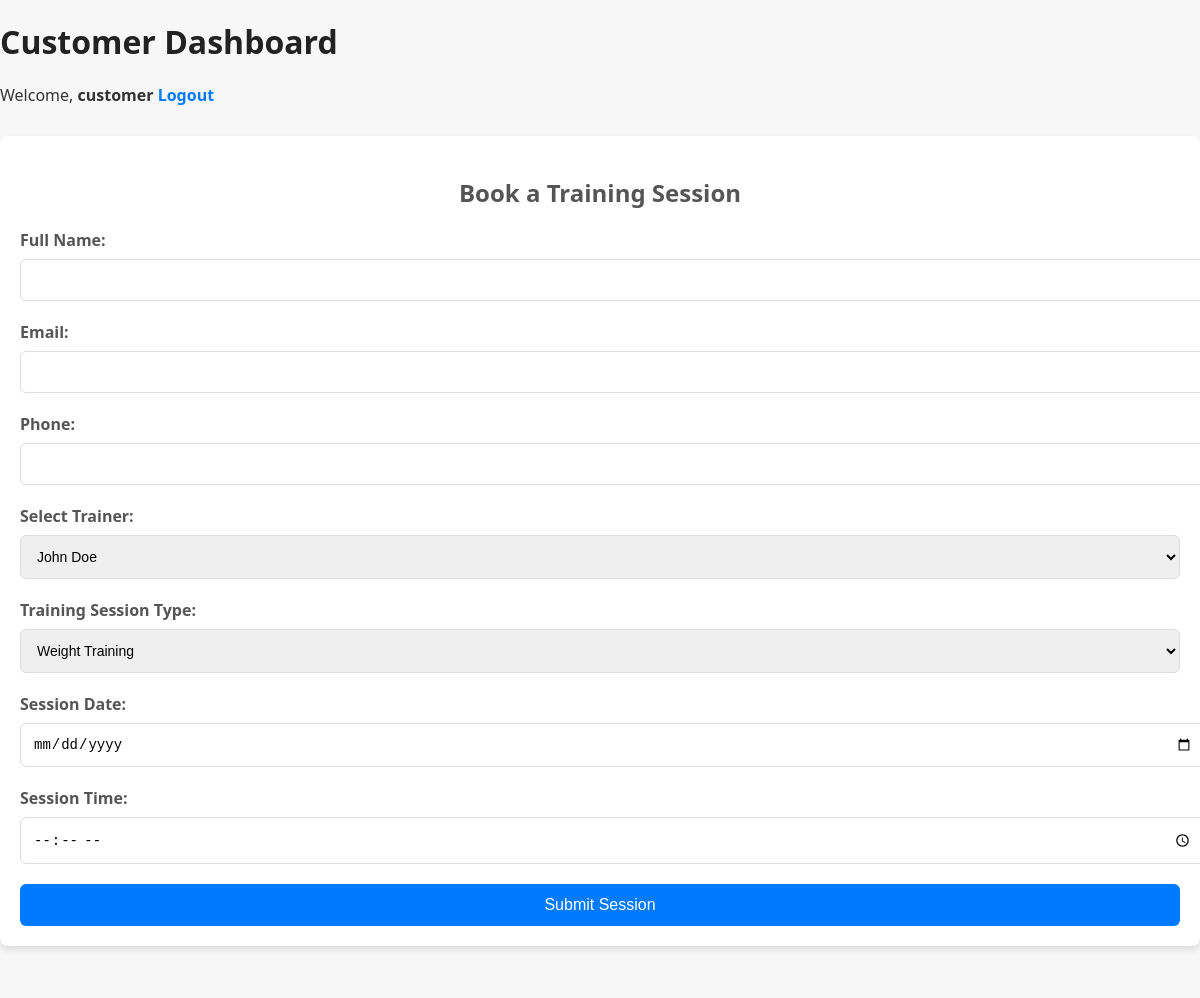
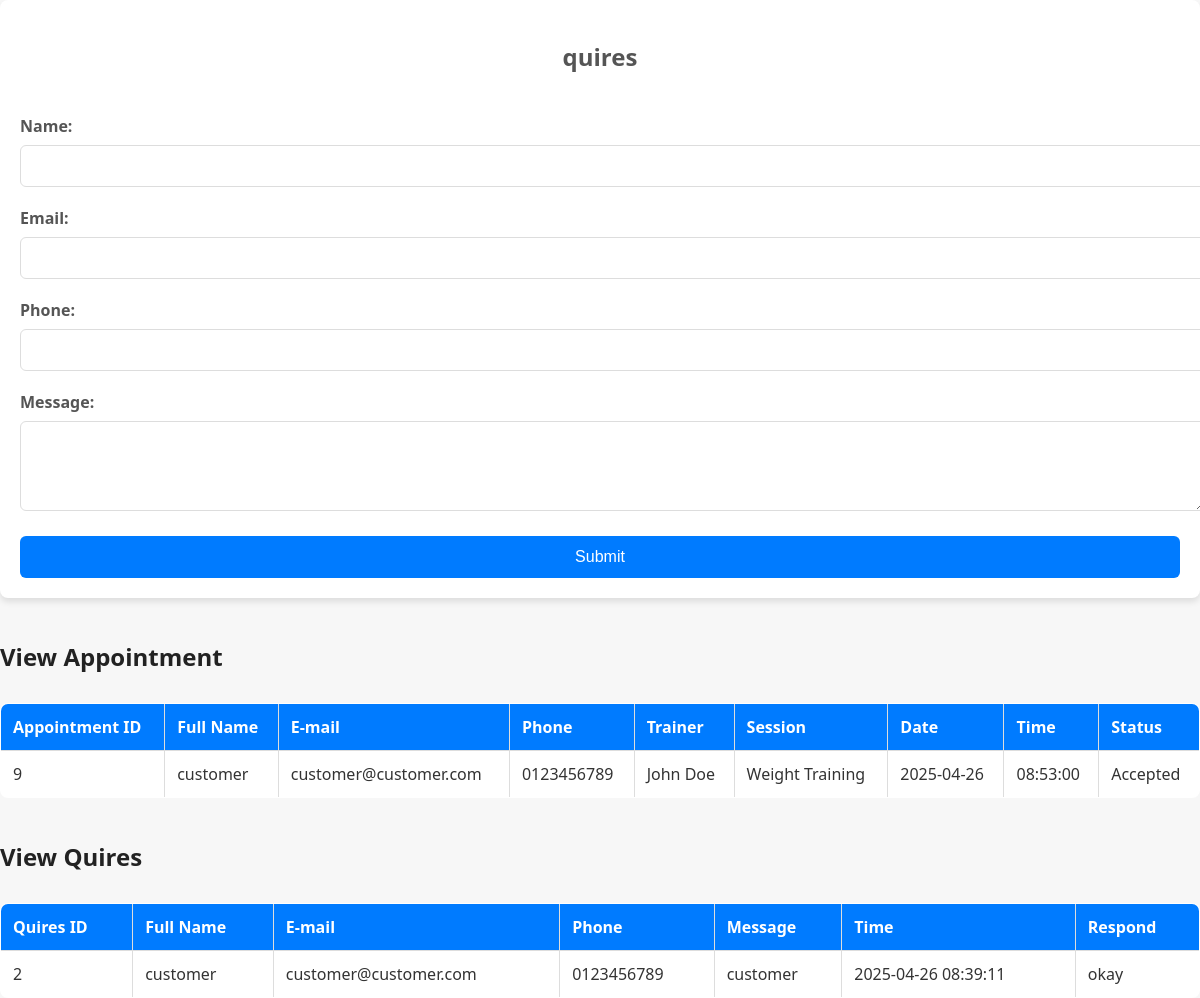
/Source/customerdashboard.php (signed in), run on the app's committed database (2 pictures, top to bottom).
### tables this page shows
CREATE TABLE `appointments` (
  `appointment_id` int(11) NOT NULL,
  `user_id` int(11) NOT NULL,
  `full_name` varchar(255) NOT NULL,
  `email` varchar(255) NOT NULL,
  `phone` varchar(20) NOT NULL,
  `trainer_id` varchar(255) NOT NULL,
  `session_type` varchar(255) NOT NULL,
  `appointment_date` date NOT NULL,
  `appointment_time` time NOT NULL,
  `status` enum('Pending','Accepted','Rejected') NOT NULL
);

CREATE TABLE `quires` (
  `quires_id` int(11) NOT NULL,
  `user_id` int(11) NOT NULL,
  `name` varchar(255) NOT NULL,
  `email` varchar(255) NOT NULL,
  `phone` varchar(255) NOT NULL,
  `message` text NOT NULL,
  `created_at` datetime NOT NULL DEFAULT current_timestamp(),
  `respond` text NOT NULL
);

### Source/customerdashboard.php (the view, shortened to what this page needs)
<?php
include('dbconnect.php');
?>
<!DOCTYPE html>
<html lang="en">
<head>
</head>
<body>
<h1>Customer Dashboard</h1>
<div class="logout">
    Welcome, <strong><?php echo htmlspecialchars($_SESSION['username']); ?></strong>
    <a href="?logout=true" onclick="return confirm('Are you sure you want to logout?')">Logout</a>
</div>
    <div class="form-container">
        <h2>Book a Training Session</h2>
        <form action="customerdashboard.php" method="POST">
            <label for="full_name">Full Name:</label>
            <input type="text" id="full_name" name="full_name" required>
            <br>
            <label for="email">Email:</label>
            <input type="email" id="email" name="email" required>
            <br>
            <label for="phone">Phone:</label>
            <input type="tel" id="phone" name="phone" required>
            <br>
            <label for="trainer">Select Trainer:</label>
            <select id="trainer" name="trainer_id" required>
                <option value="John Doe">John Doe</option>
            </select>
            <br>
            <label for="session_type">Training Session Type:</label>
            <select id="session_type" name="session_type" required>
                <option value="Weight Training">Weight Training</option>
            </select>
            <br>
            <label for="date">Session Date:</label>
            <input type="date" id="date" name="session_date" required>
            <br>
            <label for="time">Session Time:</label>
            <input type="time" id="time" name="session_time" required>
            <br>
            <button type="submit" name="appointment" id="appointment">Submit Session</button>
        </form>
    </div>
<br>
    <div class="quires" id="quires">
                    <h2>quires</h2>
                    <br>
                    <form action="customerdashboard.php" method="POST">
                        <label for="name">Name:</label>
                        <input type="text" id="name" name="name" required>
                        <br>
                        <label for="email">Email:</label>
                        <input type="email" id="email" name="email" required>
                        <br>
                        <label for="phone">Phone:</label>
                        <input type="tel" id="phone" name="phone" required>
                        <br>
                        <label for="message">Message:</label>
                        <textarea id="message" name="message" rows="4" required></textarea>
                        <br>
                        <button type="submit" name="submit" id="submit">Submit</button>
                    </form>
                </div>
</body>
</html>
    <h2>View Appointment</h2>
    <?php
    $sql = "SELECT appointment_id, full_name, email, phone, trainer_id, session_type, appointment_date, appointment_time, status
            FROM appointments
            WHERE appointments.user_id = '".$_SESSION['user_id']."'";
    $result = $conn->query($sql);
    if ($result->num_rows > 0): ?>
        <table border="1" cellpadding="10">
            <thead>
                <tr>
                    <th>Appointment ID</th>
                    <th>Full Name</th>
                    <th>E-mail</th>
                    <th>Phone</th>
                    <th>Trainer</th>
                    <th>Session</th>
                    <th>Date</th>
                    <th>Time</th>
                    <th>Status</th>
                </tr>
            </thead>
            <tbody>
                <?php while ($row = $result->fetch_assoc()): ?>
                    <tr>
                        <td><?php echo $row['appointment_id']; ?></td>
                        <td><?php echo $row['full_name']; ?></td>
                        <td><?php echo $row['email']; ?></td>
                        <td><?php echo $row['phone']; ?></td>
                        <td><?php echo $row['trainer_id']; ?></td>
                        <td><?php echo $row['session_type']; ?></td>
                        <td><?php echo $row['appointment_date']; ?></td>
                        <td><?php echo $row['appointment_time']; ?></td>
                        <td><?php echo ucfirst($row['status']); ?></td>
                    </tr>
                <?php endwhile; ?>
            </tbody>
        </table>
    <?php else: ?>
        <p>You have no appointments scheduled.</p>
    <?php endif; ?>
    <h2>View Quires</h2>
    <?php
    $sql = "SELECT quires_id, name, email, phone, message, created_at, respond
            FROM quires
            WHERE quires.user_id = '".$_SESSION['user_id']."'";
    $result = $conn->query($sql);
    if ($result->num_rows > 0): ?>
        <table border="1" cellpadding="10">
            <thead>
                <tr>
                    <th>Quires ID</th>
                    <th>Full Name</th>
                    <th>E-mail</th>
                    <th>Phone</th>
                    <th>Message</th>
                    <th>Time</th>
                    <th>Respond</th>
                </tr>
            </thead>
            <tbody>
                <?php while ($row = $result->fetch_assoc()): ?>
                    <tr>
                        <td><?php echo $row['quires_id']; ?></td>
                        <td><?php echo $row['name']; ?></td>
                        <td><?php echo $row['email']; ?></td>
                        <td><?php echo $row['phone']; ?></td>
                        <td><?php echo $row['message']; ?></td>
                        <td><?php echo $row['created_at']; ?></td>
                        <td><?php echo $row['respond']; ?></td>
                    </tr>
                <?php endwhile; ?>
            </tbody>
        </table>
    <?php else: ?>
        <p>You have no quires.</p>
    <?php endif; ?>

### Source/customerdashboard.php (style rules this page uses)
body { font-family: 'Segoe UI', Tahoma, Geneva, Verdana, sans-serif; background-color: #f7f7f7; margin: 0; padding: 0; color: #333; }
h1, h2 { color: #222; margin-top: 20px; }
.logout { font-size: 16px; text-align: left; margin-top: 10px; }
.logout a { color: #007bff; text-decoration: none; font-weight: bold; }
.form-container { background-color: #fff; padding: 20px; border-radius: 8px; box-shadow: 0 4px 6px rgba(0, 0, 0, 0.1); margin-top: 30px; }
.form-container h2 { text-align: center; margin-bottom: 20px; color: #555; }
.form-container label { display: block; margin-bottom: 8px; font-weight: 600; color: #555; }
.form-container input, .form-container select, .form-container textarea { width: 100%; padding: 12px; margin-bottom: 20px; border: 1px solid #ddd; border-radius: 6px; font-size: 14px; }
.form-container button { background-color: #007bff; color: white; border: none; padding: 12px; font-size: 16px; border-radius: 6px; cursor: pointer; width: 100%; transition: background-color 0.3s ease; }
.quires { background-color: #fff; padding: 20px; border-radius: 8px; box-shadow: 0 4px 6px rgba(0, 0, 0, 0.1); margin-top: 30px; }
.quires h2 { text-align: center; margin-bottom: 20px; color: #555; }
.quires label { display: block; margin-bottom: 8px; font-weight: 600; color: #555; }
.quires input, .quires textarea { width: 100%; padding: 12px; margin-bottom: 20px; border: 1px solid #ddd; border-radius: 6px; font-size: 14px; }
.quires button { background-color: #007bff; color: white; border: none; padding: 12px; font-size: 16px; border-radius: 6px; cursor: pointer; width: 100%; transition: background-color 0.3s ease; }
table { width: 100%; border-collapse: collapse; margin-top: 30px; background-color: #fff; border-radius: 8px; overflow: hidden; }
table th, table td { padding: 12px; text-align: left; border: 1px solid #ddd; }
table th { background-color: #007bff; color: #fff; font-weight: bold; }

### data on the page
appointments: appointment_id "9", full_name "customer", email "customer@customer.com", phone "0123456789", trainer "John Doe", session_type "Weight Training", appointment_date "2025-04-26", appointment_time "08:53:00", status "Accepted"
quires: quires_id "2", name "customer", email "customer@customer.com", phone "0123456789", message "customer", created_at "2025-04-26 08:39:11", respond "okay"

### other printed values
$_SESSION['username'] "customer"
